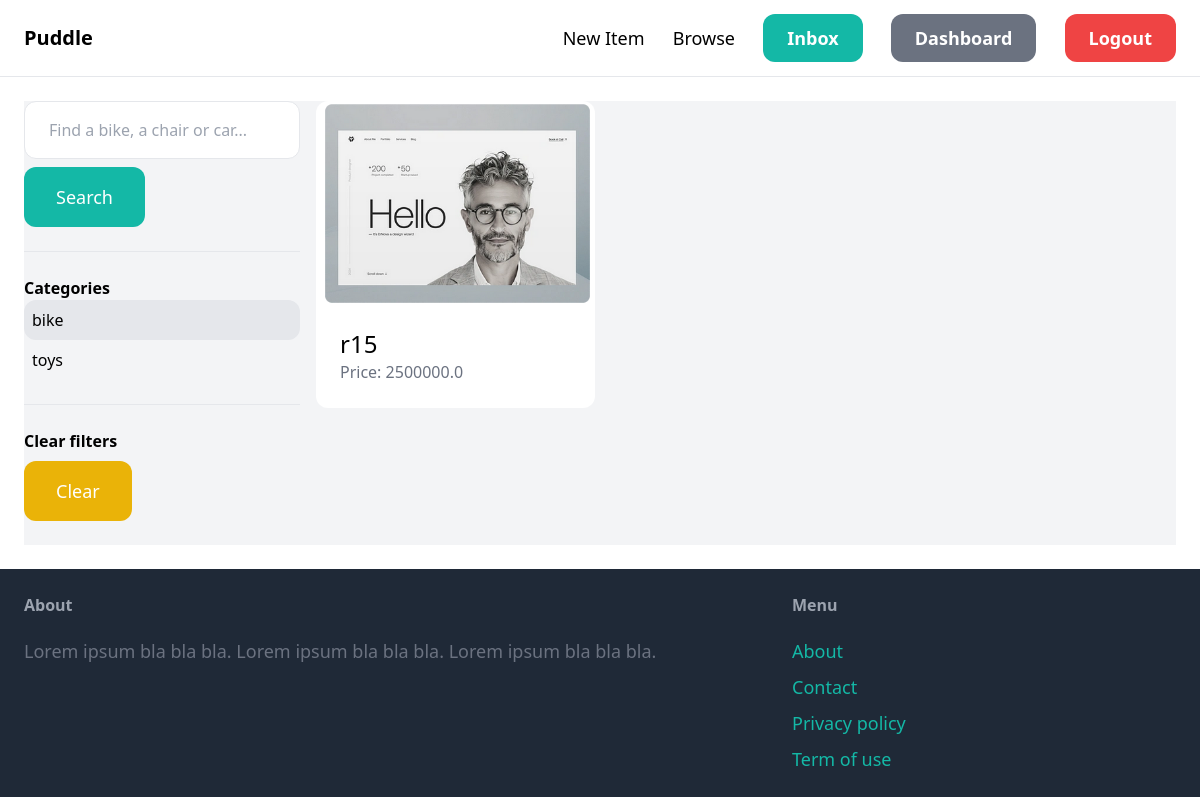
The page /item/?query=&category=6 (signed in) on the database its author committed.
### item/models.py (models this page shows, shortened)
class Category(models.Model):
    name = models.CharField(max_length=255)
    class Meta:
        ordering = ('name',)
        verbose_name_plural = "Categories"

class Item(models.Model):
    category = models.ForeignKey(Category, related_name='items', on_delete=models.CASCADE)
    name = models.CharField(max_length=255)
    description = models.TextField(blank=True, null=True)
    price = models.FloatField()
    image = models.ImageField(upload_to='item_images', blank=True, null=True)
    is_sold = models.BooleanField(default=False)
    created_by = models.ForeignKey(User, related_name='items', on_delete=models.CASCADE)
    created_at = models.DateTimeField(auto_now_add=True)

### item/views.py (the view)
# urls.py: path("",views.items , name="items"),
def items(request):
    query = request.GET.get('query', '')
    categories = Category.objects.all()
    category_id = request.GET.get('category', 0)
    items = Item.objects.filter(is_sold=False)
    if category_id:
        items = items.filter(category=category_id)
    if query:
        items = items.filter(Q(name__icontains=query) | Q(description__icontains=query))
    return render(request, 'item/items.html',{
        "items" : items,
        'qurey':query,
        'categories': categories,
        'category_id' : int(category_id)
    })

### item/templates/item/items.html (shortened to what this page needs)
{% extends 'core/base.html' %}
{% block content %}
    <div class="pb-6 grid grid-cols-4 gap-4 bg-gray-100">
        <div class="col-span-1">
            <form method="get" action="{% url "item:items" %}">
                <input name="query" class="w-full py-4 px-6 border rounded-xl" type="text" value="" placeholder="Find a bike, a chair or car...">
                <button class="mt-2 py-4 px-8 text-lg bg-teal-500 text-white rounded-xl">Search</button>
            </form>
            <hr class="my-6">
            <p class="font-semibold">Categories</p>
            <ul>
                {% for category in categories %}
                    <li class="py-2 px-2 rounded-xl{% if category.id == category_id %} bg-gray-200{% endif %}">
                        <a href="{% url 'item:items' %}?query={{query}}&category={{ category.id }}">{{ category.name }}</a>
                    </li>
                {% endfor %}
            </ul>
            <hr class="my-6">
            <p class="font-semibold">Clear filters</p>
            <ul>
                <li><a href="{% url 'item:items' %}" class="mt-2 py-4 px-8 inline-block bg-yellow-500 text-lg rounded-xl text-white">Clear</a>
        </div>
        <div class="col-span-3">
            <div class="grid grid-cols-3 gap-3">
                {% for item in items %}
                    <div>
                        <a href="{% url 'item:detail' item.id %}">
                            <div>
                                <img src="{{ item.image.url }}" class="rounded-t-xl">
                            </div>
                            <div class="p-6 bg-white rounded-b-xl">
                                <h2 class="text-2xl">{{ item.name }}</h2>
                                <p class="text-gray-500">Price: {{ item.price }}</p>
                            </div>
                        </a>
                    </div>
                {% endfor %}
            </div>
        </div>
    </div>
{% endblock %}

### core/static/core/style.css (style rules this page uses)
form button { margin-top: 1rem; }

### rows shown on the page
Category: name "bike"
Category: name "toys"
Item: image (picture), name "r15", price "2500000.0"
